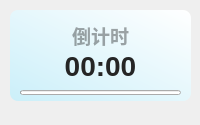
<?xml version="1.0" encoding="UTF-8"?>
<ui version="4.0">
 <class>Theme</class>
 <widget class="QWidget" name="Form">
  <property name="geometry">
   <rect>
    <x>0</x>
    <y>0</y>
    <width>200</width>
    <height>125</height>
   </rect>
  </property>
  <property name="minimumSize">
   <size>
    <width>0</width>
    <height>0</height>
   </size>
  </property>
  <property name="maximumSize">
   <size>
    <width>16777215</width>
    <height>65536</height>
   </size>
  </property>
  <property name="windowTitle">
   <string>活动倒计时</string>
  </property>
  <widget class="ProgressBar" name="progressBar">
   <property name="geometry">
    <rect>
     <x>20</x>
     <y>90</y>
     <width>161</width>
     <height>5</height>
    </rect>
   </property>
   <property name="minimumSize">
    <size>
     <width>0</width>
     <height>5</height>
    </size>
   </property>
   <property name="maximumSize">
    <size>
     <width>16777215</width>
     <height>6</height>
    </size>
   </property>
   <property name="styleSheet">
    <string notr="true"/>
   </property>
   <property name="orientation">
    <enum>Qt::Horizontal</enum>
   </property>
   <property name="useAni">
    <bool>true</bool>
   </property>
   <property name="val">
    <double>0.000000000000000</double>
   </property>
  </widget>
  <widget class="QLabel" name="activity_countdown_title">
   <property name="geometry">
    <rect>
     <x>20</x>
     <y>20</y>
     <width>161</width>
     <height>31</height>
    </rect>
   </property>
   <property name="font">
    <font>
     <family>Microsoft YaHei UI</family>
     <pointsize>14</pointsize>
     <weight>75</weight>
     <bold>true</bold>
    </font>
   </property>
   <property name="styleSheet">
    <string notr="true">color: rgba(0, 0, 0, 90);
font-weight: bold;</string>
   </property>
   <property name="text">
    <string>倒计时</string>
   </property>
   <property name="textFormat">
    <enum>Qt::PlainText</enum>
   </property>
   <property name="alignment">
    <set>Qt::AlignCenter</set>
   </property>
  </widget>
  <widget class="QLabel" name="activity_countdown">
   <property name="geometry">
    <rect>
     <x>20</x>
     <y>40</y>
     <width>161</width>
     <height>51</height>
    </rect>
   </property>
   <property name="font">
    <font>
     <family>Microsoft YaHei UI</family>
     <pointsize>21</pointsize>
     <weight>75</weight>
     <bold>true</bold>
    </font>
   </property>
   <property name="styleSheet">
    <string notr="true">border: none;
color: rgba(37, 37, 37, 255);
font-weight: bold</string>
   </property>
   <property name="text">
    <string>00:00</string>
   </property>
   <property name="textFormat">
    <enum>Qt::PlainText</enum>
   </property>
   <property name="alignment">
    <set>Qt::AlignCenter</set>
   </property>
  </widget>
  <widget class="QLabel" name="backgnd">
   <property name="geometry">
    <rect>
     <x>10</x>
     <y>10</y>
     <width>181</width>
     <height>91</height>
    </rect>
   </property>
   <property name="styleSheet">
    <string notr="true">background-color: qlineargradient(spread:pad, x1:0, y1:1, x2:1, y2:0, stop:0 rgba(203, 239, 249, 255), stop:1 rgba(255, 255, 255, 255));
border-radius: 8px</string>
   </property>
   <property name="text">
    <string/>
   </property>
  </widget>
  <widget class="QLabel" name="img">
   <property name="geometry">
    <rect>
     <x>10</x>
     <y>10</y>
     <width>91</width>
     <height>91</height>
    </rect>
   </property>
   <property name="styleSheet">
    <string notr="true"/>
   </property>
   <property name="pixmap">
    <pixmap>img/3.png</pixmap>
   </property>
   <property name="scaledContents">
    <bool>true</bool>
   </property>
  </widget>
  <zorder>backgnd</zorder>
  <zorder>img</zorder>
  <zorder>progressBar</zorder>
  <zorder>activity_countdown_title</zorder>
  <zorder>activity_countdown</zorder>
 </widget>
 <customwidgets>
  <customwidget>
   <class>ProgressBar</class>
   <extends>QProgressBar</extends>
   <header>qfluentwidgets</header>
  </customwidget>
 </customwidgets>
 <resources/>
 <connections/>
</ui>
